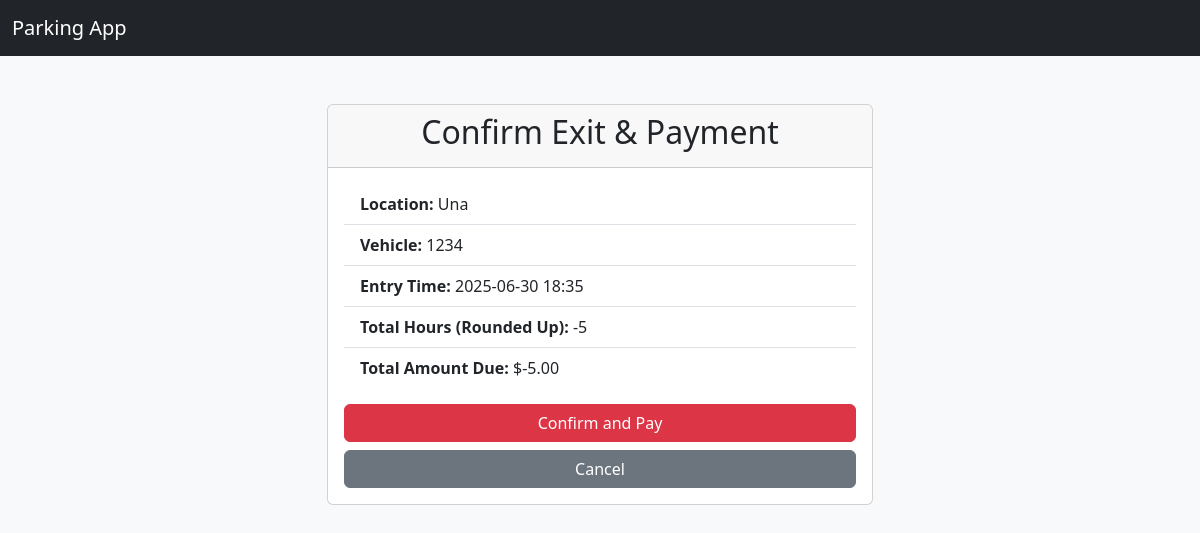
The app's page /user/exit/1 (signed in) with its own data.
### models.py (models this page shows)
class ParkingRecord(db.Model):
    id = db.Column(db.Integer, primary_key=True)
    user_id = db.Column(db.Integer, db.ForeignKey('user.id'), nullable=False)
    vehicle_number = db.Column(db.String(20), nullable=False)
    parking_time = db.Column(db.DateTime, nullable=False)
    exit_time = db.Column(db.DateTime, nullable=True)
    lot_id = db.Column(db.Integer, db.ForeignKey('parking_lot.id'), nullable=True)
    price_at_booking = db.Column(db.Float, nullable=False)
    lot_location = db.Column(db.String(120), nullable=False)
    lot_address = db.Column(db.String(200), nullable=False)
    lot_pin = db.Column(db.String(20), nullable=False)
    spot_id = db.Column(db.Integer, db.ForeignKey('parking_spot.id'), nullable=True)
    user = db.relationship('User', backref=db.backref('parking_history', lazy=True))
    lot = db.relationship('ParkingLot', backref=db.backref('parking_records', lazy=True))
    spot = db.relationship('ParkingSpot', backref=db.backref('parking_records', lazy=True))

### controllers/user_controllers.py (the view, shortened to what this page needs)
@user_bp.route('/exit/<int:record_id>', methods=['GET', 'POST'])
@user_required
def exit_parking(record_id):
    record = ParkingRecord.query.get_or_404(record_id)
    if record.user_id != session['user_id']: return "Unauthorized", 403
    end_time = datetime.now()
    hours = ceil((end_time - record.parking_time).total_seconds() / 3600)
    total_amount = hours * record.price_at_booking
    return render_template('exit.html', record=record, hours=hours, total_amount=total_amount)

### controllers/user_controllers.py (called while the page is built)
def user_required(f):
    @wraps(f)
    def decorated_function(*args, **kwargs):
        if 'user_id' not in session or session.get('admin'):
            return redirect(url_for('auth.login'))
        return f(*args, **kwargs)
    return decorated_function

### templates/exit.html (shortened to what this page needs)
{% extends "base.html" %}
{% block navbar %}
<nav class="navbar navbar-expand-lg navbar-dark bg-dark mb-4">
    <div class="container-fluid">
        <a class="navbar-brand" href="{{ url_for('user.dashboard') }}">Parking App</a>
    </div>
</nav>
{% endblock %}
{% block content %}
<div class="row justify-content-center">
    <div class="col-md-6">
        <div class="card">
            <div class="card-header text-center">
                <h2>Confirm Exit & Payment</h2>
            </div>
            <div class="card-body">
                <ul class="list-group list-group-flush">
                    <li class="list-group-item"><strong>Location:</strong> {{ record.lot_location }}</li>
                    <li class="list-group-item"><strong>Vehicle:</strong> {{ record.vehicle_number }}</li>
                    <li class="list-group-item"><strong>Entry Time:</strong> {{ record.parking_time.strftime('%Y-%m-%d %H:%M') }}</li>
                    <li class="list-group-item"><strong>Total Hours (Rounded Up):</strong> {{ hours }}</li>
                    <li class="list-group-item"><strong>Total Amount Due:</strong> ${{ "%.2f"|format(total_amount) }}</li>
                </ul>
                <form action="{{ url_for('user.exit_parking', record_id=record.id) }}" method="post" class="mt-3">
                    <div class="d-grid gap-2">
                        <button type="submit" class="btn btn-danger">Confirm and Pay</button>
                        <a href="{{ url_for('user.history') }}" class="btn btn-secondary">Cancel</a>
                    </div>
                </form>
            </div>
        </div>
    </div>
</div>
{% endblock %}

### templates/base.html (style rules this page uses)
body { background-color: #f8f9fa; }

### records on screen
ParkingRecord: lot_location "Una", vehicle_number "1234", parking_time "2025-06-30 18:35"

### other values on screen
{{ "%.2f"|format(total_amount) }} "-5.00"
